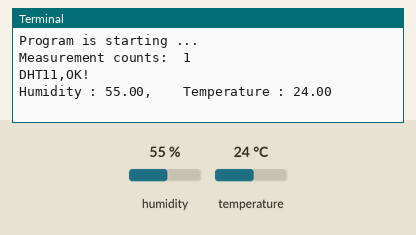
The program below on a simulated Raspberry Pi (BCM pin numbers). Shown: the last lines printed to the terminal. The inputs (shaded band) are chosen by the test bench; at power-on: humidity 55 %, temperature 24 °C.

Above: at 2.2 s.
2.3 s: humidity set to 22 %
At 4.0 s:
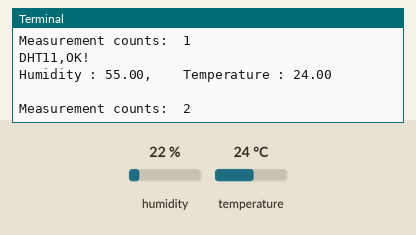
5.7 s: temperature set to 12 °C
At 7.4 s:
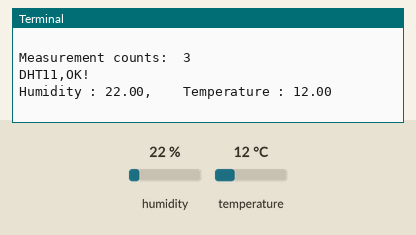
9.1 s: humidity set to 40 %
At 10.3 s:
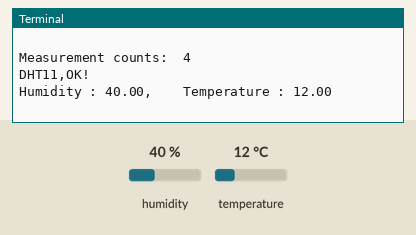
Timing chart, 0 to 12.1 s (numbered marks = the images above; inputs shaded):
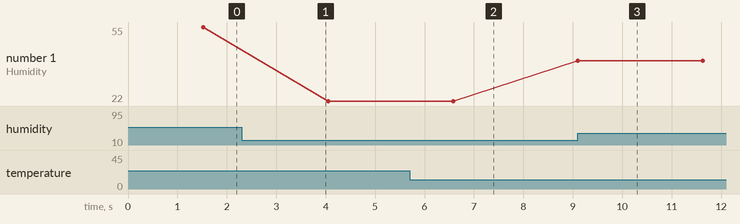

Measured:
- after the input at 5.7 s, the terminal: prints a new line after 0.88 s (image 2)
- after the input at 9.1 s, the terminal: prints a new line at once (image 3)
- plotted number 1: 55 → 22 after the input at 2.3 s, 22 → 40 after the input at 9.1 s

The program:

DHT11.py
```python
import time
from Freenove_DHT import DHT

DHTPin = 17

def loop():
    dht = DHT(DHTPin)
    time.sleep(1)
    counts = 0
    while(True):
        counts += 1
        print("Measurement counts: ", counts)
        for i in range(0,15):
            chk = dht.readDHT11()
            if (chk == 0):
                print("DHT11,OK!")
                break
            time.sleep(0.1)

        print("Humidity : %.2f, \t Temperature : %.2f \n"%(dht.getHumidity(),dht.getTemperature()))
        time.sleep(2)

if __name__ == '__main__':
    print ('Program is starting ... ')
    try:
        loop()
    except KeyboardInterrupt:
        pass
        exit()   
```
